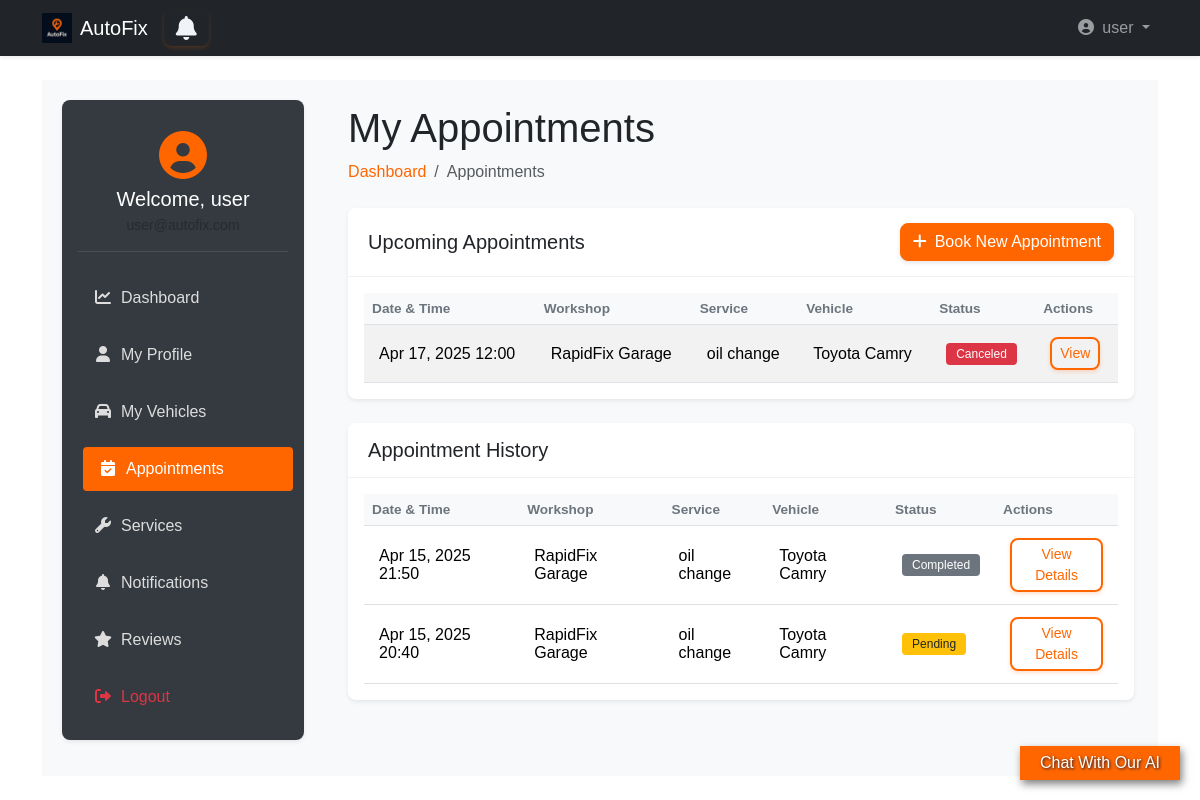
Before: /user_dashboard/user/appointments (signed in) with the older database file.
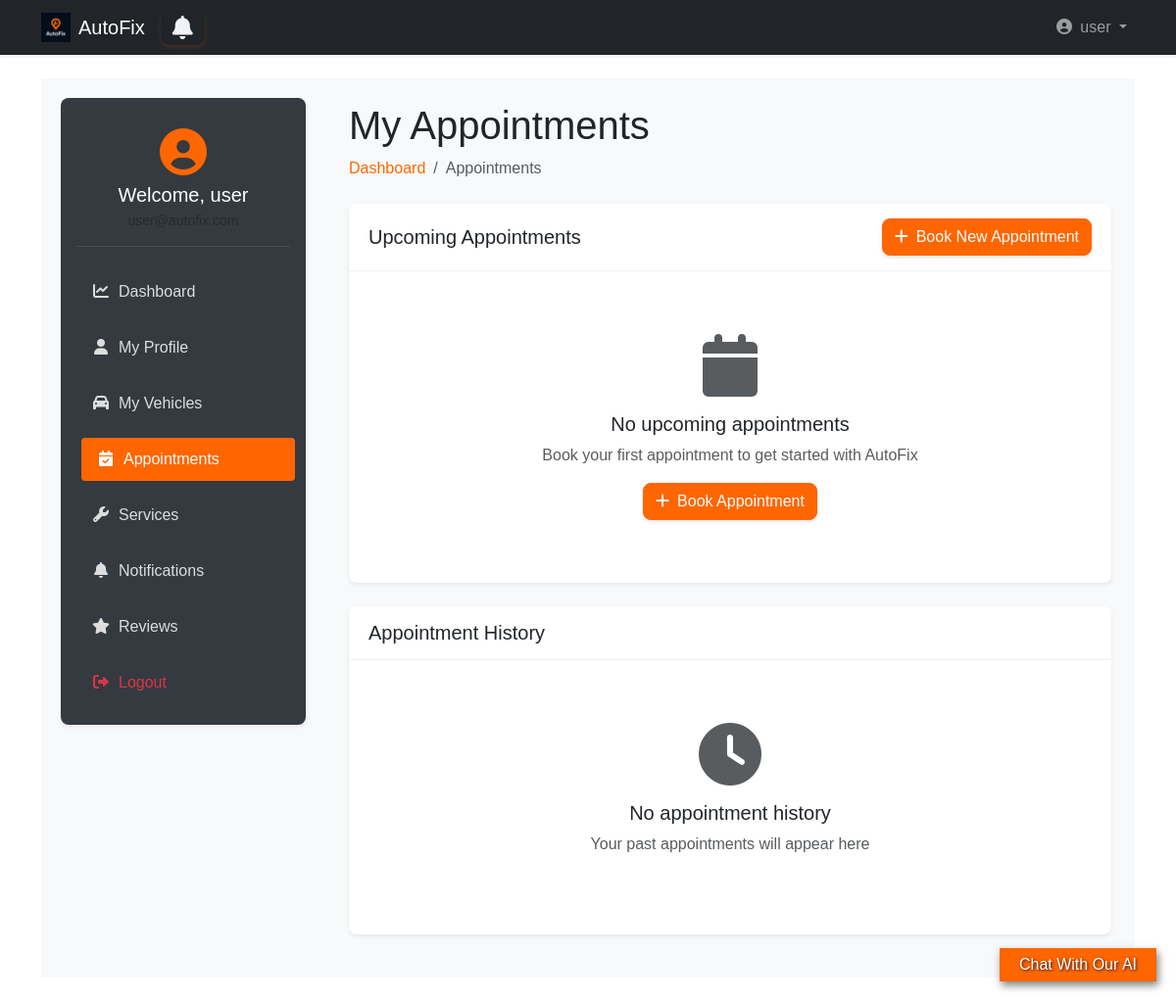
After: the same page with the newer database file.
### bookings/models.py (models this page shows, shortened)
class Booking(models.Model):
    STATUS_CHOICES = [
        ('pending', 'Pending'),
        ('confirmed', 'Confirmed'),
        ('completed', 'Completed'),
        ('canceled', 'Canceled'),
    ]
    user = models.ForeignKey(User, on_delete=models.CASCADE)
    car = models.ForeignKey(Car, on_delete=models.CASCADE, null=True, related_name='car_bookings')
    workshop = models.ForeignKey(Workshop, on_delete=models.CASCADE)
    service = models.ForeignKey(Service, on_delete=models.CASCADE, related_name='booking')
    appointment_date = models.DateTimeField()
    status = models.CharField(max_length=20, choices=STATUS_CHOICES, default='pending')
    created_at = models.DateTimeField(auto_now_add=True)
    objects = BookingManger()
    class Meta:
        ordering = ['-appointment_date']

### workshops/models.py (models this page shows, shortened)
class Workshop(models.Model):
    name = models.CharField(max_length=255)
    address = models.ForeignKey(Address, on_delete=models.CASCADE)
    phone = models.CharField(max_length=15)
    description = models.TextField(blank=True)
    image = models.ImageField(upload_to='workshops_images/', null=True, blank=True)
    owner = models.OneToOneField(User, on_delete=models.CASCADE, related_name="workshop", null=True)

class Service(models.Model):
    workshop = models.ForeignKey(Workshop, on_delete=models.CASCADE, related_name='services')
    name = models.CharField(max_length=255)
    price = models.DecimalField(max_digits=10, decimal_places=2)
    description = models.TextField(blank=True)
    duration = models.PositiveIntegerField(help_text="Duration in minutes")

### user_dashboard/views.py (the view)
# urls.py: path('user/appointments', views.appointments, name='appointments'),
def appointments(request):
    if not request.user.is_authenticated or (request.user.is_workshop_owner or request.user.is_superuser):
        return redirect('landing:main')
    upcoming_appointments = Booking.objects.filter(
        user=request.user,
        appointment_date__gte=timezone.now()
    ).order_by('appointment_date')
    past_appointments = Booking.objects.filter(
       user=request.user,
       appointment_date__lt=make_naive(timezone.now())
     ).order_by('-appointment_date')
    context = {
        'upcoming_appointments': upcoming_appointments,
        'past_appointments': past_appointments,
        'vehicles': Car.objects.filter(user=request.user),
        'workshops': Workshop.objects.all(),
        'form_data': request.session.pop('form_data', None),
        'open_modal': request.session.pop('open_modal', False),
        'errors': request.session.pop('errors', None)
    }
    return render(request, 'user_dashboard/appointments.html', context)

### accounts/models.py (called while the page is built)
    def get_short_name(self):
        return self.first_name

### templates/user_dashboard/appointments.html (shortened to what the changed rows need)
{% extends 'base2.html' %}
{% load static bootstrap5 %}
{% block extra_css %}
<link rel="stylesheet" href="{% static 'css/user_dashboard.css' %}">
{% endblock %}
{% block content %}
<div class="wrapper d-flex">
    <main class="main-content flex-grow-1 p-4">
        <div class="dashboard-header mb-4">
            <h1>My Appointments</h1>
        </div>
        <div class="card shadow-sm mb-4">
            <div class="card-body">
                {% if upcoming_appointments %}
                    <div class="table-responsive">
                        <table class="table table-striped">
                            <thead>
                                <tr>
                                    <th>Date & Time</th>
                                    <th>Workshop</th>
                                    <th>Service</th>
                                    <th>Vehicle</th>
                                    <th>Status</th>
                                    <th>Actions</th>
                                </tr>
                            </thead>
                            <tbody>
                                {% for appointment in upcoming_appointments %}
                                <tr>
                                    <td>{{ appointment.appointment_date|date:"M d, Y H:i" }}</td>
                                    <td>{{ appointment.workshop.name }}</td>
                                    <td>{{ appointment.service.name }}</td>
                                    <td>Toyota Camry</td>
                                    <td>
                                        <span class="badge
                                            {% if appointment.status == 'confirmed' %}bg-success
                                            {% elif appointment.status == 'pending' %}bg-warning text-dark
                                            {% elif appointment.status == 'completed' %}bg-secondary
                                            {% else %}bg-danger{% endif %}">
                                            {{ appointment.get_status_display }}
                                        </span>
                                    </td>
                                    <td>
                                        <button class="btn btn-sm btn-outline-primary view-appointment"
                                           data-appointment-id="{{ appointment.id }}">
                                          View
                                        </button>
                                    </td>
                                </tr>
                                {% endfor %}
                            </tbody>
                        </table>
                    </div>
                {% else %}
                    <div class="text-center py-5">
                        <i class="fas fa-calendar fa-4x text-muted mb-3"></i>
                        <h5>No upcoming appointments</h5>
                        <p class="text-muted">Book your first appointment to get started with AutoFix</p>
                        <a href="#" class="btn btn-warning" data-bs-toggle="modal" data-bs-target="#bookAppointmentModal">
                            <i class="fas fa-plus me-2"></i>Book Appointment
                        </a>
                    </div>
                {% endif %}
            </div>
        </div>
        <div class="card shadow-sm">
            <div class="card-body">
                {% if past_appointments %}
                    <div class="table-responsive">
                        <table class="table table-hover">
                            <thead>
                                <tr>
                                    <th>Date & Time</th>
                                    <th>Workshop</th>
                                    <th>Service</th>
                                    <th>Vehicle</th>
                                    <th>Status</th>
                                    <th>Actions</th>
                                </tr>
                            </thead>
                            <tbody>
                                {% for appointment in past_appointments %}
                                <tr>
                                    <td>{{ appointment.appointment_date|date:"M d, Y H:i" }}</td>
                                    <td>{{ appointment.workshop.name }}</td>
                                    <td>{{ appointment.service.name }}</td>
                                    <td>Toyota Camry</td>
                                    <td>
                                        <span class="badge
                                            {% if appointment.status == 'confirmed' %}bg-success
                                            {% elif appointment.status == 'pending' %}bg-warning text-dark
                                            {% elif appointment.status == 'completed' %}bg-secondary
                                            {% else %}bg-danger{% endif %}">
                                            {{ appointment.get_status_display }}
                                        </span>
                                    </td>
                                    <td>
                                       <a class="btn btn-sm btn-outline-primary" href="#">View Details</a>
                                    </td>
                                </tr>
                                {% endfor %}
                            </tbody>
                        </table>
                    </div>
                {% else %}
                    <div class="text-center py-5">
                        <i class="fas fa-clock fa-4x text-muted mb-3"></i>
                        <h5>No appointment history</h5>
                        <p class="text-muted">Your past appointments will appear here</p>
                    </div>
                {% endif %}
            </div>
        </div>
    </main>
</div>
{% endblock %}

Changed rows visible on the page:
removed Booking: appointment_date "Apr 17, 2025 12:00", workshop.name "RapidFix Garage", service.name "oil change", status "Canceled", shown under "Upcoming Appointments"
removed Booking: appointment_date "Apr 15, 2025 21:50", workshop.name "RapidFix Garage", service.name "oil change", status "Completed", shown under "Appointment History"
removed Booking: appointment_date "Apr 15, 2025 20:40", workshop.name "RapidFix Garage", service.name "oil change", status "Pending", shown under "Appointment History"
Other visible differences:
text no longer shown: "Date & Time Workshop Service Vehicle Status Actions Date & Time Workshop Service Vehicle Status Actions"
text now shown: "No upcoming appointments Book your first appointment to get started with AutoFix Book Appointment No appointment history Your past appointments will appear here"
